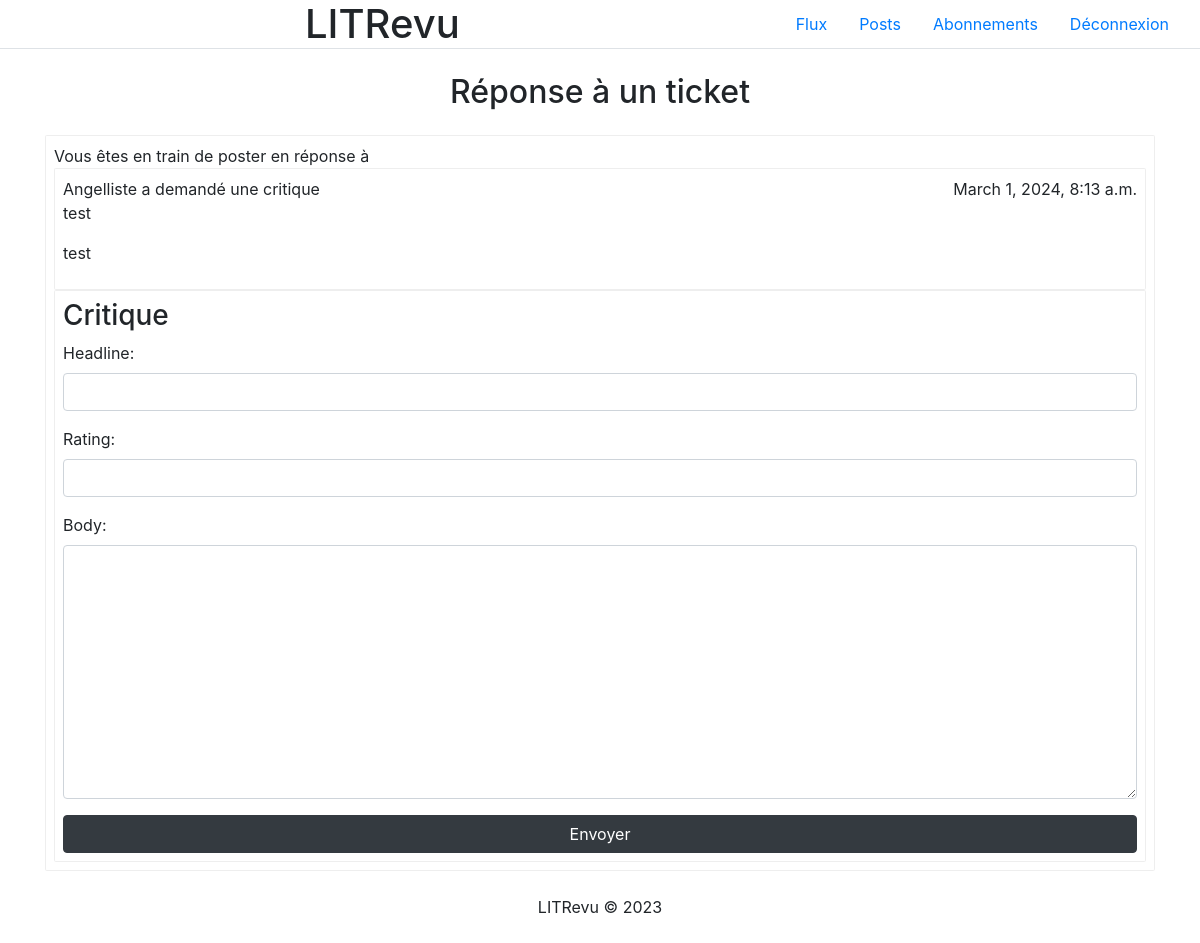
Page /reponse_ticket/28/ (signed in) on the committed database.
### LITReview/models.py (models this page shows)
class Ticket(models.Model):
    title = models.CharField(max_length=128)
    description = models.TextField(max_length=2048)
    user = models.ForeignKey(User, on_delete=models.CASCADE)
    images = models.ImageField(null=True, blank=True, upload_to='images/')
    time_created = models.DateTimeField(auto_now_add=True)

### LITReview/views.py (the view, shortened to what this page needs)
# urls.py: path('reponse_ticket/<int:ticket_id>/', views.ReponseTicket.as_view(), name='reponse_ticket'),
class ReponseTicket(LoginRequiredMixin, View):
    login_url = '/'
    def get(self, request, ticket_id):
        ticket = Ticket.objects.get(id=ticket_id)
        demande_ticket_form = ProposerCritiqueForm()
        return render(request, 'LITReview/reponse_ticket.html', {'ticket': ticket, 'demande_ticket_form': demande_ticket_form})

### LITReview/forms.py
class ProposerCritiqueForm(ModelForm):
    class Meta:
        model =  Review
        fields = ['headline', 'rating', 'body']
        widgets = {
            'headline': forms.TextInput(attrs={'class': 'form-control'}),
            'rating': forms.NumberInput(attrs={'class': 'form-control'}),
            'body': forms.Textarea(attrs={'class': 'form-control'}),
        }

### LITReview/templates/LITReview/reponse_ticket.html (shortened to what this page needs)
<!DOCTYPE html>
<html lang="en">
    {% include 'LITReview/partials/head.html' %}
<body>
    {% include 'LITReview/partials/header.html' %}
    <div class="container">
        <h2 class="text-center m-4">Réponse à un ticket</h2>
        <div class="inscription">
            <form method="post" action="create_ticket">
                <div class="fa-border p-2">
                    <span class="" title="">Vous êtes en train de poster en réponse à</span>
                    <div class="p-2 fa-border">
                        <div class="publication-user d-flex justify-content-between">
                            <span>{{ ticket.user.username }} a demandé une critique</span>
                            <span>{{ ticket.time_created }}</span>
                        </div>
                        <div class="">
                            <p>{{ ticket.title }}</p>
                            <p>{{ ticket.description }}</p>
                    </div>
                </div>
                <div class="fa-border p-2">
                    <h3>Critique</h3>
                    {{demande_ticket_form.as_p}}
                    <input type="submit" value="Envoyer" class="btn btn-dark w-100">
                </div>
            </form>
        </div>
    </div>
    {% include 'LITReview/partials/footer.html' %}
</body>
</html>

### rows in the picture
Ticket: user.username "Angelliste", time_created "March 1, 2024, 8:13 a.m.", title "test", description "test"
